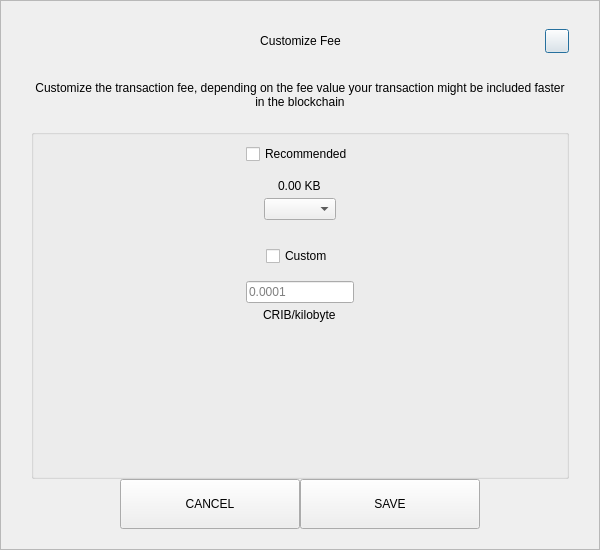
<?xml version="1.0" encoding="UTF-8"?>
<ui version="4.0">
 <class>SendCustomFeeDialog</class>
 <widget class="QDialog" name="SendCustomFeeDialog">
  <property name="geometry">
   <rect>
    <x>0</x>
    <y>0</y>
    <width>600</width>
    <height>550</height>
   </rect>
  </property>
  <property name="windowTitle">
   <string>Form</string>
  </property>
  <layout class="QVBoxLayout" name="verticalLayout_3">
   <property name="spacing">
    <number>0</number>
   </property>
   <property name="leftMargin">
    <number>0</number>
   </property>
   <property name="topMargin">
    <number>0</number>
   </property>
   <property name="rightMargin">
    <number>0</number>
   </property>
   <property name="bottomMargin">
    <number>0</number>
   </property>
   <item>
    <widget class="QFrame" name="frame">
     <property name="styleSheet">
      <string notr="true"/>
     </property>
     <property name="frameShape">
      <enum>QFrame::StyledPanel</enum>
     </property>
     <property name="frameShadow">
      <enum>QFrame::Raised</enum>
     </property>
     <layout class="QVBoxLayout" name="verticalLayout_2">
      <property name="spacing">
       <number>0</number>
      </property>
      <property name="leftMargin">
       <number>30</number>
      </property>
      <property name="topMargin">
       <number>20</number>
      </property>
      <property name="rightMargin">
       <number>30</number>
      </property>
      <property name="bottomMargin">
       <number>20</number>
      </property>
      <item>
       <layout class="QHBoxLayout" name="horizontalLayout_3">
        <property name="spacing">
         <number>0</number>
        </property>
        <item>
         <spacer name="horizontalSpacer_21">
          <property name="orientation">
           <enum>Qt::Horizontal</enum>
          </property>
          <property name="sizeHint" stdset="0">
           <size>
            <width>40</width>
            <height>20</height>
           </size>
          </property>
         </spacer>
        </item>
        <item>
         <widget class="QLabel" name="labelTitle">
          <property name="minimumSize">
           <size>
            <width>0</width>
            <height>40</height>
           </size>
          </property>
          <property name="maximumSize">
           <size>
            <width>16777215</width>
            <height>40</height>
           </size>
          </property>
          <property name="styleSheet">
           <string notr="true">padding-left:24px;</string>
          </property>
          <property name="text">
           <string>Customize Fee</string>
          </property>
          <property name="alignment">
           <set>Qt::AlignCenter</set>
          </property>
          <property name="margin">
           <number>7</number>
          </property>
         </widget>
        </item>
        <item>
         <spacer name="horizontalSpacer">
          <property name="orientation">
           <enum>Qt::Horizontal</enum>
          </property>
          <property name="sizeHint" stdset="0">
           <size>
            <width>40</width>
            <height>20</height>
           </size>
          </property>
         </spacer>
        </item>
        <item>
         <widget class="QPushButton" name="btnEsc">
          <property name="minimumSize">
           <size>
            <width>24</width>
            <height>24</height>
           </size>
          </property>
          <property name="maximumSize">
           <size>
            <width>24</width>
            <height>24</height>
           </size>
          </property>
          <property name="text">
           <string/>
          </property>
         </widget>
        </item>
       </layout>
      </item>
      <item>
       <spacer name="verticalSpacer_2">
        <property name="orientation">
         <enum>Qt::Vertical</enum>
        </property>
        <property name="sizeType">
         <enum>QSizePolicy::Fixed</enum>
        </property>
        <property name="sizeHint" stdset="0">
         <size>
          <width>20</width>
          <height>20</height>
         </size>
        </property>
       </spacer>
      </item>
      <item>
       <widget class="QLabel" name="labelMessage">
        <property name="text">
         <string>Customize the transaction fee, depending on the fee value your transaction might be included faster in the blockchain</string>
        </property>
        <property name="alignment">
         <set>Qt::AlignCenter</set>
        </property>
        <property name="wordWrap">
         <bool>true</bool>
        </property>
       </widget>
      </item>
      <item>
       <spacer name="verticalSpacer_3">
        <property name="orientation">
         <enum>Qt::Vertical</enum>
        </property>
        <property name="sizeType">
         <enum>QSizePolicy::Fixed</enum>
        </property>
        <property name="sizeHint" stdset="0">
         <size>
          <width>20</width>
          <height>20</height>
         </size>
        </property>
       </spacer>
      </item>
      <item>
       <widget class="QGroupBox" name="groupBox">
        <property name="title">
         <string/>
        </property>
        <layout class="QVBoxLayout" name="verticalLayout">
         <property name="leftMargin">
          <number>12</number>
         </property>
         <property name="rightMargin">
          <number>12</number>
         </property>
         <item>
          <layout class="QVBoxLayout" name="verticalLayout_4">
           <property name="spacing">
            <number>5</number>
           </property>
           <item alignment="Qt::AlignHCenter">
            <widget class="QCheckBox" name="checkBoxRecommended">
             <property name="text">
              <string>Recommended</string>
             </property>
            </widget>
           </item>
           <item>
            <spacer name="verticalSpacer_5">
             <property name="orientation">
              <enum>Qt::Vertical</enum>
             </property>
             <property name="sizeType">
              <enum>QSizePolicy::Fixed</enum>
             </property>
             <property name="sizeHint" stdset="0">
              <size>
               <width>20</width>
               <height>10</height>
              </size>
             </property>
            </spacer>
           </item>
           <item alignment="Qt::AlignHCenter">
            <widget class="QLabel" name="labelFee">
             <property name="text">
              <string>0.00 KB</string>
             </property>
            </widget>
           </item>
           <item alignment="Qt::AlignHCenter">
            <widget class="QComboBox" name="comboBoxRecommended"/>
           </item>
          </layout>
         </item>
         <item>
          <spacer name="verticalSpacer">
           <property name="orientation">
            <enum>Qt::Vertical</enum>
           </property>
           <property name="sizeType">
            <enum>QSizePolicy::Fixed</enum>
           </property>
           <property name="sizeHint" stdset="0">
            <size>
             <width>20</width>
             <height>20</height>
            </size>
           </property>
          </spacer>
         </item>
         <item>
          <layout class="QVBoxLayout" name="verticalLayout_5">
           <property name="spacing">
            <number>5</number>
           </property>
           <item alignment="Qt::AlignHCenter">
            <widget class="QCheckBox" name="checkBoxCustom">
             <property name="text">
              <string>Custom</string>
             </property>
            </widget>
           </item>
           <item>
            <spacer name="verticalSpacer_6">
             <property name="orientation">
              <enum>Qt::Vertical</enum>
             </property>
             <property name="sizeType">
              <enum>QSizePolicy::Fixed</enum>
             </property>
             <property name="sizeHint" stdset="0">
              <size>
               <width>20</width>
               <height>10</height>
              </size>
             </property>
            </spacer>
           </item>
           <item alignment="Qt::AlignHCenter">
            <widget class="QLineEdit" name="lineEditCustomFee">
             <property name="placeholderText">
              <string notr="true">0.0001</string>
             </property>
            </widget>
           </item>
           <item alignment="Qt::AlignHCenter">
            <widget class="QLabel" name="labelCustomFee">
             <property name="text">
              <string>CRIB/kilobyte</string>
             </property>
            </widget>
           </item>
          </layout>
         </item>
         <item>
          <spacer name="verticalSpacer_4">
           <property name="orientation">
            <enum>Qt::Vertical</enum>
           </property>
           <property name="sizeHint" stdset="0">
            <size>
             <width>20</width>
             <height>40</height>
            </size>
           </property>
          </spacer>
         </item>
        </layout>
       </widget>
      </item>
      <item>
       <layout class="QHBoxLayout" name="horizontalLayout" stretch="1,2,2,1">
        <item>
         <spacer name="horizontalSpacer1">
          <property name="orientation">
           <enum>Qt::Horizontal</enum>
          </property>
          <property name="sizeHint" stdset="0">
           <size>
            <width>40</width>
            <height>20</height>
           </size>
          </property>
         </spacer>
        </item>
        <item>
         <widget class="QPushButton" name="btnCancel">
          <property name="minimumSize">
           <size>
            <width>180</width>
            <height>50</height>
           </size>
          </property>
          <property name="focusPolicy">
           <enum>Qt::NoFocus</enum>
          </property>
          <property name="text">
           <string>CANCEL</string>
          </property>
         </widget>
        </item>
        <item>
         <widget class="QPushButton" name="btnSave">
          <property name="minimumSize">
           <size>
            <width>180</width>
            <height>50</height>
           </size>
          </property>
          <property name="focusPolicy">
           <enum>Qt::NoFocus</enum>
          </property>
          <property name="text">
           <string>SAVE</string>
          </property>
         </widget>
        </item>
        <item>
         <spacer name="horizontalSpacer_2">
          <property name="orientation">
           <enum>Qt::Horizontal</enum>
          </property>
          <property name="sizeHint" stdset="0">
           <size>
            <width>40</width>
            <height>20</height>
           </size>
          </property>
         </spacer>
        </item>
       </layout>
      </item>
     </layout>
    </widget>
   </item>
  </layout>
 </widget>
 <resources/>
 <connections/>
</ui>
